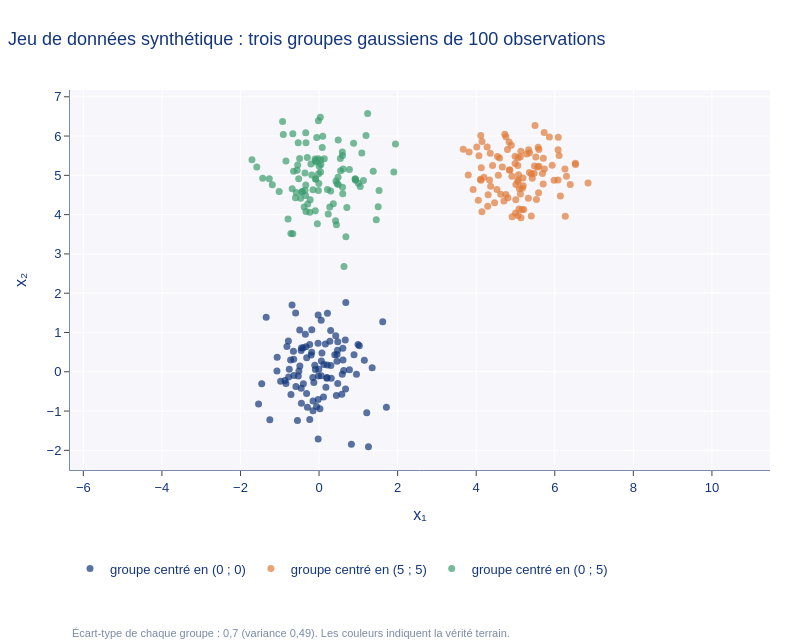
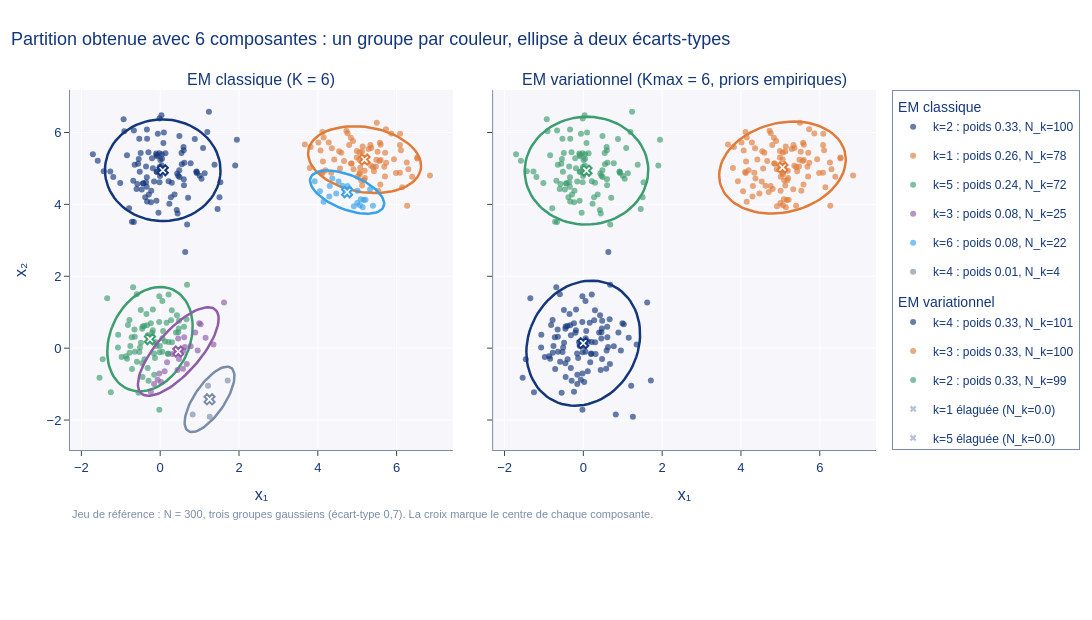
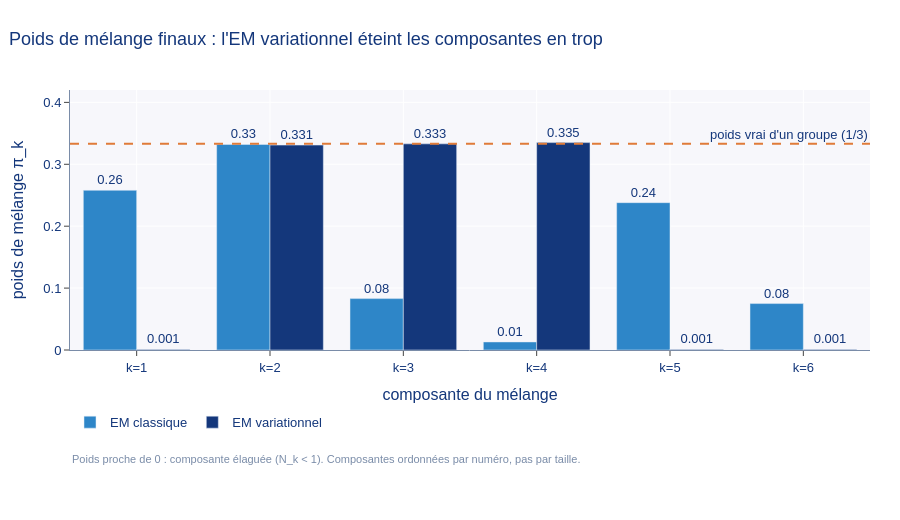

Notebook code for these charts, in order:
### Markdown cell above
## 4. Résultats sur le jeu de référence (K = 6 imposé)
**Lecture.** Chaque couleur est une composante ; l'ellipse est à deux écarts-types ; la croix marque le centre. Une composante *élaguée* a N_k < 1 et n'apparaît pas sur le nuage.

### Code cell
M.exp01_comparaison_k6()
figure("01_jeu_donnees")
figure("01_ellipses")
figure("01_poids")
tableau("01_comparaison_k6")
